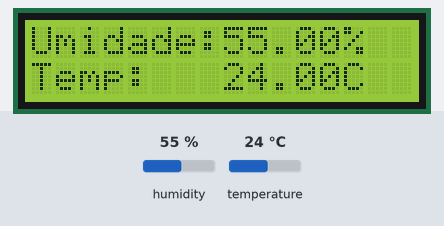
This sketch was run on a simulated Arduino Uno, built with avr-gcc and run on an emulated ATmega328P. On the bench: 16×2 character LCD. The inputs (shaded band) are chosen by the test bench; at power-on: humidity 55 %, temperature 24 °C. What the sketch prints to the serial monitor is not drawn.

Above: at 2.6 s.
2.7 s: humidity set to 22 %
At 4.8 s:
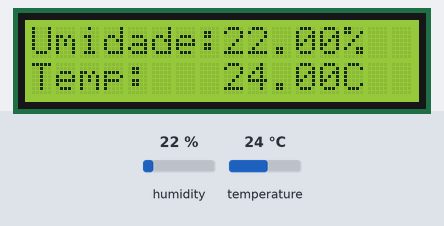
5.7 s: temperature set to 12 °C
At 6.4 s:
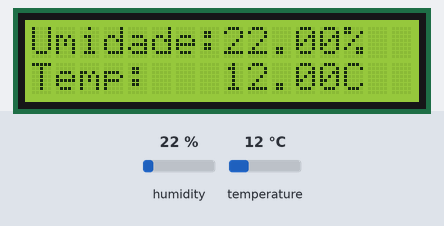
8.7 s: humidity set to 40 %
At 10.9 s:
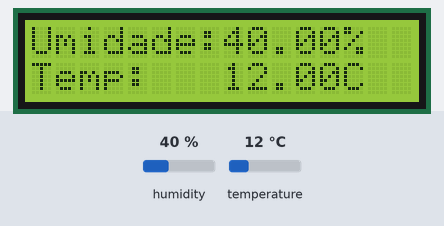
11.7 s: temperature set to 19 °C
At 13.7 s:
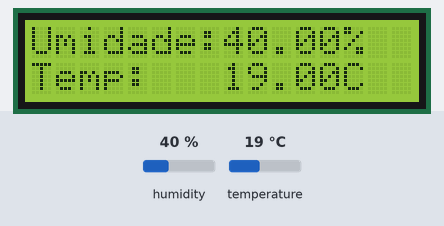
Timing chart, 0 to 15.2 s (numbered marks = the images above; inputs shaded):
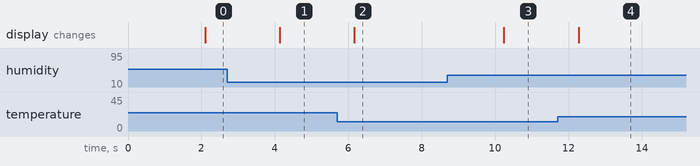

Measured:
- after the input at 2.7 s, the display: changes after 1.4 s (image 1)
- after the input at 5.7 s, the display: changes after 0.47 s (image 2)
- after the input at 8.7 s, the display: changes after 1.5 s (image 3)
- after the input at 11.7 s, the display: changes after 0.58 s (image 4)

The sketch:

main.ino
```cpp
#include "DHT.h"
#include "LiquidCrystal_I2C.h"

LiquidCrystal_I2C lcd(0x3F, 2, 1, 0, 4, 5, 6, 7, 3, POSITIVE);

#define DHTPIN 7     // what pin we're connected to
#define DHTTYPE DHT22   // DHT 22  (AM2302)
//#define fan 4

//int maxHum = 60;
//int maxTemp = 40;

DHT dht(DHTPIN, DHTTYPE);

void setup() {
  Serial.begin(9600);
  dht.begin();
  lcd.begin (16, 2);
}

void loop() {
  // Wait a few seconds between measurements.
  delay(2000);

  // Reading temperature or humidity takes about 250 milliseconds!
  // Sensor readings may also be up to 2 seconds 'old' (its a very slow sensor)
  float umid = dht.readHumidity();
  // Read temperature as Celsius
  float temp = dht.readTemperature();

  // Check if any reads failed and exit early (to try again).
  if (isnan(umid) || isnan(temp)) {
    Serial.println("Failed to read from DHT sensor!");
    return;
  }

//  if(h > maxHum || t > maxTemp) {
//      digitalWrite(fan, HIGH);
//  } else {
//     digitalWrite(fan, LOW);
//  }

  Serial.print("Humidity: ");
  Serial.print(umid);
  Serial.print(" %\t");
  Serial.print("Temperature: ");
  Serial.print(temp);
  Serial.println(" *C ");
  lcd.setCursor(0,0);
  lcd.print("Umidade:");
  lcd.setCursor(8,0);
  lcd.print(umid);
  lcd.setCursor(13,0);
  lcd.print("%");
  lcd.setCursor(0,1);
  lcd.print("Temp:");
  lcd.setCursor(8,1);
  lcd.print(temp);
  lcd.setCursor(13,1);
  lcd.print("C");


}
```
